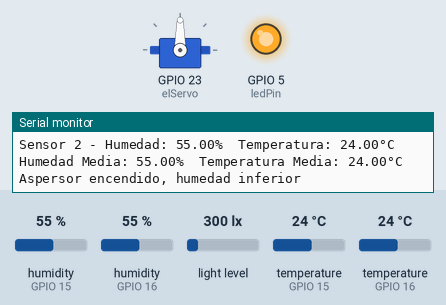
This sketch was run on a simulated ESP32. Shown: servo, output pins drawn as LEDs (lit = HIGH), the last lines printed to the serial monitor. The test bench sets the inputs (shaded band); at power-on: light level 300 lx, humidity (sensors on GPIO 15, GPIO 16) 55 %, temperature (sensors on GPIO 15, GPIO 16) 24 °C.

Above: at 22.3 s.
22.4 s: light level set to 373 lx
30.1 s: light level set to 414 lx
At 32.1 s:
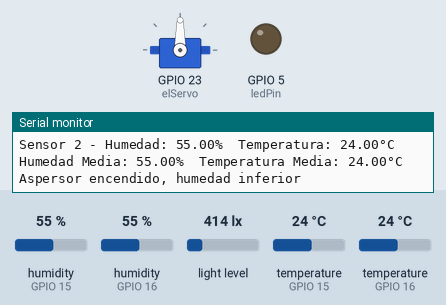
37.8 s: light level set to 40 lx
At 42.8 s:
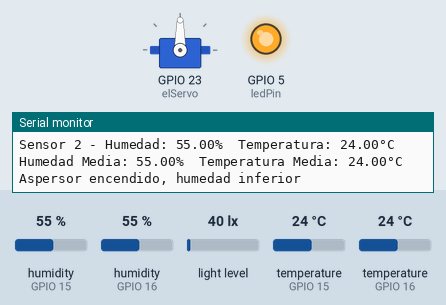
Timing chart, 0 to 44.3 s (numbered marks = the images above; inputs shaded):
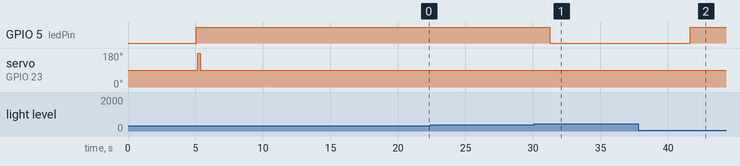

The sketch:

DHT11_Servo_BH150_LED.ino
```cpp
/*#include <Wire.h>
#include <BH1750.h>

BH1750 luxo(0x23); // Dirección de BH1750
const int ledPinVController = 5;    // GPIO

void setup(){
    Serial.begin(9600); // Por conveniencia
    Wire.begin();
    pinMode(ledPinVController, OUTPUT);

    if (luxo.begin(BH1750::CONTINUOUS_HIGH_RES_MODE)){
        Serial.println(F("Sensor BH1750 iniciado"));
    }else{Serial.println(F("Error al iniciar el sensor BH1750"));}
}

void loop(){
    delay(5000); // 0.5s
    float lux = luxo.readLightLevel();

    if (lux < 0){Serial.println("Error al leer los datos del sensor");
    }else{Serial.print("Nivel de luz: ");  Serial.print(lux);  Serial.println(" lx");
        if (lux < 400){digitalWrite(ledPinVController, HIGH);
        }else{digitalWrite(ledPinVController, LOW);}
    }
}
*/

#include <Wire.h>
#include <BH1750.h>
#include <DHT.h>
#include <ESP32Servo.h>

BH1750 lightMeter(0x23); // Dirección de BH1750
const int ledPin = 5;    // GPIO
DHT dht1(15, DHT11);
DHT dht2(16, DHT11);
Servo elServo; // Objeto Servo

bool countServo = false; // Para identificar si el servo está apagado o encendido
int rInf = 70;
int rSup = 90;

void setup()
{
    Serial.begin(9600); // Por conveniencia
    Wire.begin();

    pinMode(ledPin, OUTPUT); // Configura el pin de salida para los LEDs

    if (lightMeter.begin(BH1750::CONTINUOUS_HIGH_RES_MODE))
    {
        Serial.println(F("Sensor BH1750 iniciado"));
    }
    else
    {
        Serial.println(F("Error al iniciar el sensor BH1750"));
    }

    dht1.begin();
    dht2.begin();
    elServo.attach(23); // gpio
}

void loop()
{
    // Código para BH1750
    delay(5000); // 0.5s
    float lux = lightMeter.readLightLevel();
    float humedad1 = dht1.readHumidity();
    float temperatura1 = dht1.readTemperature();
    float humedad2 = dht2.readHumidity();
    float temperatura2 = dht2.readTemperature();
    if (lux < 0)
    {
        Serial.println("Error al leer los datos del sensor BH1750");
    }
    else
    {
        Serial.print("Nivel de luz: ");
        Serial.print(lux);
        Serial.println(" lx");

        if (lux < 400)
        {
            digitalWrite(ledPin, HIGH);
        }
        else
        {
            digitalWrite(ledPin, LOW);
        }
    }


    if (isnan(humedad1) || isnan(temperatura1) || isnan(humedad2) || isnan(temperatura2))
    {
        Serial.println("Error al leer los sensores DHT11");
        return;
    }

    Serial.print("Sensor 1 - Humedad: ");
    Serial.print(humedad1);
    Serial.print("%\t");
    Serial.print("Temperatura: ");
    Serial.print(temperatura1);
    Serial.println("°C");
    Serial.print("Sensor 2 - Humedad: ");
    Serial.print(humedad2);
    Serial.print("%\t");
    Serial.print("Temperatura: ");
    Serial.print(temperatura2);
    Serial.println("°C");

    float humedadMedia = (humedad1 + humedad2) / 2.0;
    float temperaturaMedia = (temperatura1 + temperatura2) / 2.0;

    Serial.print("Humedad Media: ");
    Serial.print(humedadMedia);
    Serial.print("%\t");
    Serial.print("Temperatura Media: ");
    Serial.print(temperaturaMedia);
    Serial.println("°C");

    if (humedadMedia <= rInf && !countServo)
    {
        elServo.write(180);
        delay(200);
        elServo.write(90); // Primer Giro encendido
        countServo = true;
        Serial.println("Aspersor se enciende");
    }
    else if (humedadMedia <= rInf && countServo)
    {
        Serial.println("Aspersor encendido, humedad inferior");
    }
    else if (humedadMedia > rInf && humedadMedia <= rSup)
    {
        Serial.println("Humedad estable");
    }
    else if (humedadMedia > rSup && countServo)
    {
        Serial.println("Humedad máxima superada, aspersor en modo de espera:");
        elServo.write(180);
        delay(200);
        elServo.write(90); // Segundo Giro pausa
        delay(500);
        Serial.println("Aspersor se apaga.");
        elServo.write(180);
        delay(200);
        elServo.write(90); // Tercer Giro apagado
        countServo = false;
    }
    else if (humedadMedia > rSup && !countServo)
    {
        Serial.println("Humedad superior, Aspersor apagado");
    }
    else
    {
        Serial.println("Hay un problema");
    }
    Serial.println("");
}
```

Measured:
- the behaviour switches between 399 and 400 lx on light level (found by bisection; images 0 and 1)
- after the input at 30.1 s, GPIO 5 (ledPin): HIGH → LOW after 1.1 s
- after the input at 37.8 s, GPIO 5 (ledPin): LOW → HIGH after 3.8 s
